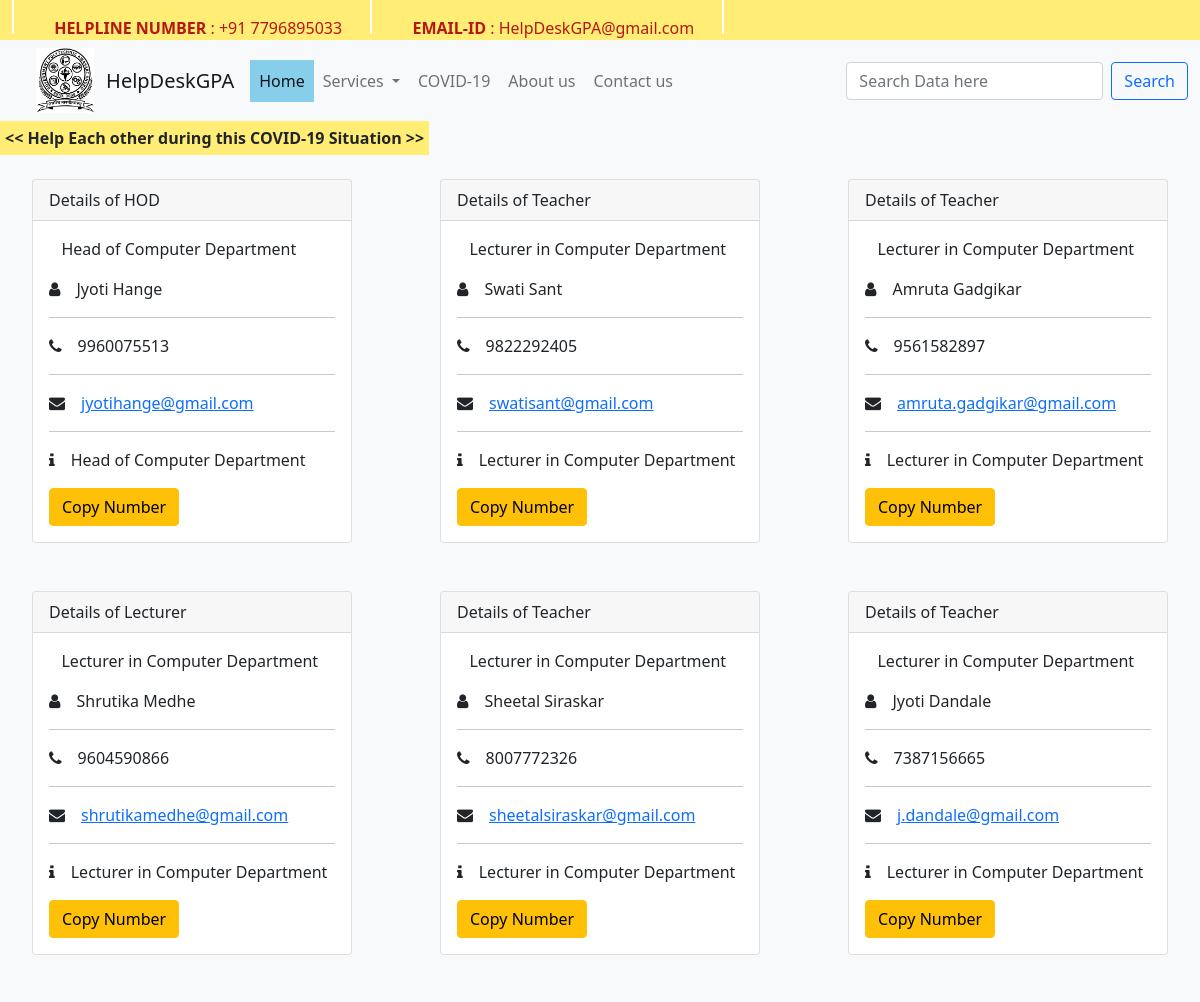
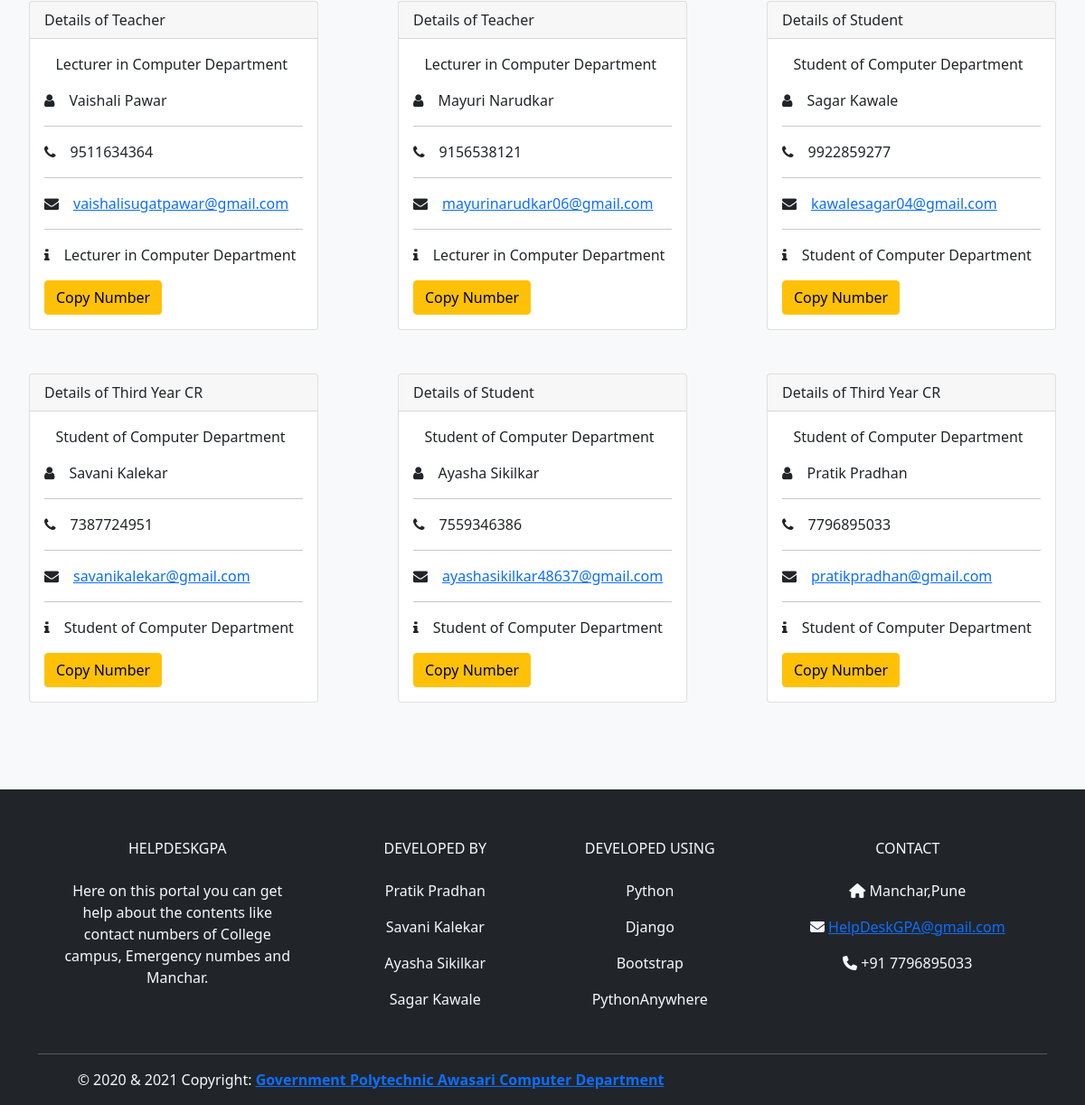
Page /ClgCampus on the committed database (2 pictures, top to bottom).
### Services/models.py (models this page shows, shortened)
class Numbers(models.Model):
    title = models.CharField(max_length=200)
    fname = models.CharField(max_length=200, default='Pratik',editable=True)
    lname =  models.CharField(max_length=200, default='Pratik',editable=True)
    mobileno = models.CharField(max_length=200)
    mail = models.CharField(max_length=200)
    desc = models.CharField(max_length=200, default='...',editable=True)

### Services/views.py (the view)
# urls.py: path('ClgCampus', ClgCampus),#computer
def ClgCampus(request):#computer
    numbers=Numbers.objects.all()
    num = {
               'no':numbers
    }
    return render(request,"Dept.html",context=num)

### Templates/Dept.html (shortened to what this page needs)
{% extends 'Base.html' %}
{% block content %}
      <link rel="stylesheet" href="https://cdnjs.cloudflare.com/ajax/libs/font-awesome/4.7.0/css/font-awesome.min.css">
<br><br>
<div class="row 2-100 p-(-100) w-0">
  {% for num in no %}
  <div class="col-md-4 mb-5">
    <div class="card mx-auto" style="width: 20rem;">
      <div class="card-header">
        Details of {{num.title}}
      </div>
        <div class="card-body">
            <p class="card-text">&nbsp;&nbsp;  {{num.desc}}</p>
            <p class="card-text">
            <i class="fa fa-user"></i>&emsp;{{num.fname}}&nbsp;
            <hr>
            <i class="fa fa-phone"></i>&emsp;{{num.mobileno}}
            <hr>
            <i class="fa fa-envelope"></i>&emsp;<a href="mailto:{{num.mail}}">{{num.mail}}</a>
            <hr>
            <i class="fa fa-info"></i>&emsp;{{num.desc}}
            </p>
            <button class="btn btn-warning copy-btn" data-mobileno={{num.mobileno}}>
                Copy Number
          </button>
        </div>
    </div>
  </div>
  {% endfor %}
</div>
<br><br>
{% endblock content %}

### Templates/Base.html (shortened to what this page needs)
<!doctype html>
<html lang="en">
  <head>
    <link href="https://cdn.jsdelivr.net/npm/bootstrap@5.0.0-beta3/dist/css/bootstrap.min.css" rel="stylesheet">
   <link rel="stylesheet" href="https://use.fontawesome.com/releases/v5.0.7/css/all.css">{% load static %}
   <link rel="stylesheet" src="{% static "CSS/IndexPage.css" %}" >
  </head>
  <body class="bg-light" style="overflow-x:hidden;">
  <nav class="heading">
      <label class="vl"></label>
      <label style="color:#B51714;"><b>HELPLINE NUMBER</b> : +91 7796895033</label>
      <label class="vl"></label>
      <label style="color:#B51714;"><b>EMAIL-ID</b> : HelpDeskGPA@gmail.com</label>
       <label class="vl"></label>
  </nav>
  <nav class="navbar navbar-expand-lg navbar-light  text-center">
  <div class="container-fluid">
  <img class="collegelogo" src="{% static "IMG/collegelogo.png"  %}" />
    <a class="navbar-brand" href="/">HelpDeskGPA</a>
    <div class="collapse navbar-collapse" id="navbarSupportedContent">
      <ul class="navbar-nav me-auto mb-2 mb-lg-0">
        <li class="nav-item home">
          <a class="nav-link active btn" aria-current="page" href="/">Home</a>
        </li>
        <li class="nav-item dropdown service">
          <a class="nav-link dropdown-toggle btn " href="#" id="navbarDropdown" role="button" data-bs-toggle="dropdown" aria-expanded="false">
            Services
          </a>
        </li>
         <li class="nav-item covid">
          <a class="nav-link btn " href="covid">COVID-19</a>
        </li>
        <li class="nav-item about">
          <a class="nav-link btn" href="about">About us</a>
        </li>
        <li class="nav-item contact">
          <a class="nav-link btn " href="contact">Contact us</a>
        </li>
      </ul>
      <form class="d-flex" action="search" method="post">
        <input class="form-control me-2" type="search" id="search" name="search"placeholder="Search Data here" aria-label="Search">
        <button class="btn btn-outline-primary" type="submit">Search</button>
      </form>
    </div>
  </div>
</nav>
  <div class="magic"><b> << Help Each other during this COVID-19 Situation  >> </b></div>
    {% block content %}
    {% endblock content %}
<footer class="page-footer font-small  bg-dark text-light pt-4">
  <div class="container text-center text-md-left">
    <div class="row text-center text-md-left mt-3 pb-3">
      <div class="col-md-3 col-lg-3 col-xl-3 mx-auto mt-3">
        <h6 class="text-uppercase mb-4 font-weight-bold">HelpDeskGPA</h6>
        <p>Here on this portal you can get help about the contents like contact numbers of College campus, Emergency numbes and Manchar.</p>
      </div>
      <div class="col-md-2 col-lg-2 col-xl-2 mx-auto mt-3">
        <h6 class="text-uppercase mb-4 font-weight-bold">Developed By</h6>
        <p>
          Pratik Pradhan
        </p>
        <p>
          Savani Kalekar
        </p>
        <p>
          Ayasha Sikilkar
        </p>
        <p>
		  Sagar Kawale
        </p>
      </div>
      <div class="col-md-3 col-lg-2 col-xl-2 mx-auto mt-3">
        <h6 class="text-uppercase mb-4 font-weight-bold">Developed using</h6>
        <p>
          Python
        </p>
        <p>
          Django
        </p>
        <p>
          Bootstrap
        </p>
        <p>
          PythonAnywhere
        </p>
      </div>
      <div class="col-md-4 col-lg-3 col-xl-3 mx-auto mt-3">
        <h6 class="text-uppercase mb-4 font-weight-bold">Contact</h6>
        <p>
          <i class="fas fa-home mr-3"></i> Manchar,Pune</p>
        <p>
          <i class="fas fa-envelope mr-3"></i> <a href="mailto:pratikpradhan2606@gmail.com">HelpDeskGPA@gmail.com</a></p>
        <p>
          <i class="fas fa-phone mr-3"></i> +91 7796895033</p>
      </div>
    </div>
    <hr>
    <div class="row d-flex align-items-center">
      <div class="col-md-7 col-lg-8">
        <p class="text-center text-md-left">© 2020 & 2021 Copyright:
          <a href="http://www.GPAwasari.ac.in">
            <strong> Government Polytechnic Awasari Computer Department</strong>
          </a>
        </p>
      </div>
  </div>
</footer>
    </body>
</html>

### Templates/Base.html (style rules this page uses)
.collegelogo { width:5%; height:5%; margin-left:2%; margin-right:1%;% border-radius:0px; }
.vl { border-left: 2px solid white; height: 34px; margin-left:1%; }
.home, .service:hover, .about:hover, .contact:hover, .covid:hover { border:10px; background:skyblue; }
.magic { display:inline-block; background: #FFED75; position: relative; padding:5px; animation: myfirst 20s 50; animation-direction: alternate; }
.heading { background:#FFED75 ; }
.heading label { padding-left:1%; padding-right:1%; }

### rows in the picture
Numbers: title "HOD", desc "Head of Computer Department", fname "Jyoti Hange", mobileno "9960075513", mail "jyotihange@gmail.com"
Numbers: title "Teacher", desc "Lecturer in Computer Department", fname "Swati Sant", mobileno "9822292405", mail "swatisant@gmail.com"
Numbers: title "Teacher", desc "Lecturer in Computer Department", fname "Amruta Gadgikar", mobileno "9561582897", mail "amruta.gadgikar@gmail.com"
Numbers: title "Lecturer", desc "Lecturer in Computer Department", fname "Shrutika Medhe", mobileno "9604590866", mail "shrutikamedhe@gmail.com"
Numbers: title "Teacher", desc "Lecturer in Computer Department", fname "Sheetal Siraskar", mobileno "8007772326", mail "sheetalsiraskar@gmail.com"
Numbers: title "Teacher", desc "Lecturer in Computer Department", fname "Jyoti Dandale", mobileno "7387156665", mail "j.dandale@gmail.com"
Numbers: title "Teacher", desc "Lecturer in Computer Department", fname "Vaishali Pawar", mobileno "9511634364", mail "vaishalisugatpawar@gmail.com"
Numbers: title "Teacher", desc "Lecturer in Computer Department", fname "Mayuri Narudkar", mobileno "9156538121", mail "mayurinarudkar06@gmail.com"
Numbers: title "Student", desc "Student of Computer Department", fname "Sagar Kawale", mobileno "9922859277", mail "kawalesagar04@gmail.com"
Numbers: title "Third Year CR", desc "Student of Computer Department", fname "Savani Kalekar", mobileno "7387724951", mail "savanikalekar@gmail.com"
Numbers: title "Student", desc "Student of Computer Department", fname "Ayasha Sikilkar", mobileno "7559346386", mail "ayashasikilkar48637@gmail.com"
Numbers: title "Third Year CR", desc "Student of Computer Department", fname "Pratik Pradhan", mobileno "7796895033", mail "pratikpradhan@gmail.com"
